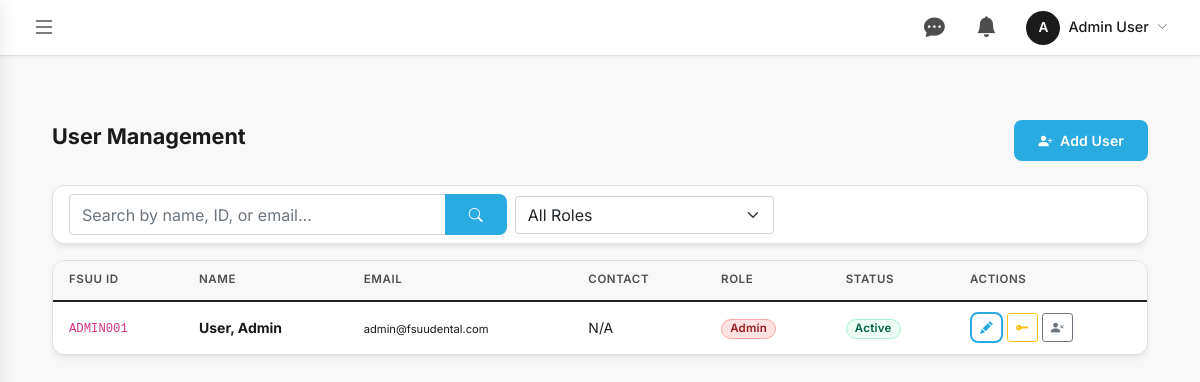
The page /admin/users.php (signed in) on the database its author committed.
### tables this page shows
CREATE TABLE IF NOT EXISTS `users` (
  `user_id` INT(11) NOT NULL AUTO_INCREMENT,
  `fsuu_id` VARCHAR(50) DEFAULT NULL,
  `first_name` VARCHAR(100) NOT NULL,
  `last_name` VARCHAR(100) NOT NULL,
  `email` VARCHAR(191) NOT NULL,
  `password` VARCHAR(255) DEFAULT NULL,
  `contact_number` VARCHAR(20) DEFAULT NULL,
  `program` VARCHAR(20) DEFAULT NULL,
  `role` ENUM('student','staff','dentist','admin') NOT NULL DEFAULT 'student',
  `is_active` TINYINT(1) NOT NULL DEFAULT 1,
  `profile_picture` VARCHAR(255) DEFAULT NULL,
  `created_at` DATETIME NOT NULL DEFAULT CURRENT_TIMESTAMP,
  PRIMARY KEY (`user_id`),
  UNIQUE KEY `email` (`email`)
);

### admin/users.php (the view, shortened to what this page needs)
<?php
$db = getDB();
$search = $_GET['search'] ?? '';
$conditions = "u.role IN ('admin', 'dentist', 'staff')";
$users_result = $db->query("
    SELECT u.user_id, u.fsuu_id, u.first_name, u.last_name, u.email, u.contact_number, u.role, u.is_active
    FROM users u
    WHERE $conditions
    ORDER BY u.role ASC, u.last_name ASC
");
$role_colors = ['admin' => 'danger', 'dentist' => 'primary', 'staff' => 'success'];
?>
<!DOCTYPE html>
<html lang="en">
<head>
    <link href="https://cdn.jsdelivr.net/npm/bootstrap@5.1.3/dist/css/bootstrap.min.css" rel="stylesheet">
    <link rel="stylesheet" href="https://cdn.jsdelivr.net/npm/bootstrap-icons@1.8.1/font/bootstrap-icons.css">
    <link href="../assets/css/style.css" rel="stylesheet">
    <link href="../assets/css/admin-dashboard.css" rel="stylesheet">
</head>
<body>
    <div class="dashboard-wrapper">
        <div class="main-content">
            <?php include '../includes/admin-topbar.php'; ?>
            <div class="container-fluid my-4">
                <div class="d-flex justify-content-between align-items-center mb-4">
                    <h2>User Management</h2>
                    <button class="btn btn-primary" data-bs-toggle="modal" data-bs-target="#addUserModal">
                        <i class="bi bi-person-plus-fill me-1"></i> Add User
                    </button>
                </div>
                <div class="card mb-3">
                    <div class="card-body py-2">
                        <form class="row g-2 align-items-center" method="GET" action="">
                            <div class="col-md-5">
                                <div class="input-group">
                                    <input type="text" name="search" class="form-control" placeholder="Search by name, ID, or email..." value="<?php echo htmlspecialchars($search); ?>">
                                    <button class="btn btn-primary" type="submit"><i class="bi bi-search"></i></button>
                                </div>
                            </div>
                            <div class="col-md-3">
                                <select name="role" class="form-select" onchange="this.form.submit()">
                                    <option value="">All Roles</option>
                                </select>
                            </div>
                        </form>
                    </div>
                </div>
                <div class="card">
                    <div class="card-body p-0">
                        <div class="table-responsive">
                            <table class="table table-hover mb-0">
                                <thead class="table-light">
                                    <tr>
                                        <th>FSUU ID</th>
                                        <th>Name</th>
                                        <th>Email</th>
                                        <th>Contact</th>
                                        <th>Role</th>
                                        <th>Status</th>
                                        <th>Actions</th>
                                    </tr>
                                </thead>
                                <tbody>
                                    <?php if ($users_result && $users_result->num_rows > 0): ?>
                                        <?php while ($user = $users_result->fetch_assoc()): ?>
                                        <tr id="user-row-<?php echo $user['user_id']; ?>">
                                            <td><code><?php echo htmlspecialchars($user['fsuu_id']); ?></code></td>
                                            <td><strong><?php echo htmlspecialchars($user['last_name'] . ', ' . $user['first_name']); ?></strong></td>
                                            <td><small><?php echo htmlspecialchars($user['email']); ?></small></td>
                                            <td><?php echo htmlspecialchars($user['contact_number'] ?: 'N/A'); ?></td>
                                            <td>
                                                <span class="badge bg-<?php echo $role_colors[$user['role']] ?? 'secondary'; ?>">
                                                    <?php echo ucfirst($user['role']); ?>
                                                </span>
                                            </td>
                                            <td>
                                                <?php if ($user['is_active']): ?>
                                                    <span class="badge bg-success">Active</span>
                                                <?php else: ?>
                                                    <span class="badge bg-danger">Inactive</span>
                                                <?php endif; ?>
                                            </td>
                                            <td>
                                                <button class="btn btn-sm btn-outline-primary edit-user-btn"
                                                    data-id="<?php echo $user['user_id']; ?>"
                                                    data-fsuu="<?php echo htmlspecialchars($user['fsuu_id']); ?>"
                                                    data-firstname="<?php echo htmlspecialchars($user['first_name']); ?>"
                                                    data-lastname="<?php echo htmlspecialchars($user['last_name']); ?>"
                                                    data-email="<?php echo htmlspecialchars($user['email']); ?>"
                                                    data-contact="<?php echo htmlspecialchars($user['contact_number']); ?>"
                                                    data-role="<?php echo $user['role']; ?>"
                                                    title="Edit User">
                                                    <i class="bi bi-pencil-fill"></i>
                                                </button>
                                                <button class="btn btn-sm btn-outline-warning reset-password-btn"
                                                    data-id="<?php echo $user['user_id']; ?>"
                                                    data-name="<?php echo htmlspecialchars($user['first_name'] . ' ' . $user['last_name']); ?>"
                                                    title="Reset Password">
                                                    <i class="bi bi-key-fill"></i>
                                                </button>
                                                <button class="btn btn-sm <?php echo $user['is_active'] ? 'btn-outline-secondary' : 'btn-outline-success'; ?> toggle-status-btn"
                                                    data-id="<?php echo $user['user_id']; ?>"
                                                    data-active="<?php echo $user['is_active']; ?>"
                                                    title="<?php echo $user['is_active'] ? 'Deactivate' : 'Activate'; ?>">
                                                    <i class="bi bi-<?php echo $user['is_active'] ? 'person-x-fill' : 'person-check-fill'; ?>"></i>
                                                </button>
                                            </td>
                                        </tr>
                                        <?php endwhile; ?>
                                    <?php else: ?>
                                        <tr>
                                            <td colspan="7" class="text-center py-5 text-muted">No users found.</td>
                                        </tr>
                                    <?php endif; ?>
                                </tbody>
                            </table>
                        </div>
                    </div>
                </div>
            </div>
        </div>
    </div>
</body>
</html>

### assets/css/style.css (style rules this page uses)
:root { --primary-color: #29ABE2; --primary-color-hover: #1C9DD6; --secondary-bg: #F8F8F8; --primary-text: #1A1A1A; --accent-color: #E0F4FB; --bg-white: #FFFFFF; --text-light: #4D4D4D; --text-muted: #4D4D4D; --border-color: #E0E0E0; --sidebar-dark: #1A1A1A; --sidebar-text: #4D4D4D; --sidebar-active: #29ABE2; --teal: #29ABE2; --teal-hover: #1C9DD6; --teal-light: #E0F4FB; --card-shadow: 0 4px 6px -1px rgb(0 0 0 / 0.07), 0 2px 4px -2px rgb(0 0 0 / 0.05); --card-shadow-hover: 0 10px 15px -3px rgb(0 0 0 / 0.08), 0 4px 6px -4px rgb(0 0 0 / 0.05); --fs-xs: 0.7rem; --fs-sm: 0.8rem; --fs-base: 0.875rem; --fs-md: 0.95rem; --fs-lg: 1.1rem; --fs-xl: 1.35rem; --fs-2xl: 1.6rem; --fw-normal: 400; --fw-medium: 500; --fw-semi: 600; --fw-bold: 700; }
*, *::before, *::after { box-sizing: border-box; }
body { font-family: 'Inter', system-ui, -apple-system, sans-serif; font-size: var(--fs-base); background-color: #F8F8F8; color: var(--primary-text); line-height: 1.55; -webkit-font-smoothing: antialiased; }
h1, h2, h3, h4, h5, h6 { font-family: 'Inter', system-ui, sans-serif; line-height: 1.25; color: var(--primary-text); margin-top: 0; }
h2 { font-size: var(--fs-xl); font-weight: var(--fw-bold); }
.btn { font-size: var(--fs-base); font-weight: var(--fw-semi); letter-spacing: 0.01em; }
.btn-sm { font-size: var(--fs-sm); }
.badge { font-size: 0.72rem; font-weight: var(--fw-semi); padding: 0.3em 0.7em; border-radius: 9999px; letter-spacing: 0.02em; }
.table thead th { background-color: #F8F8F8; color: var(--text-light); font-weight: var(--fw-semi); font-size: 0.72rem; text-transform: uppercase; letter-spacing: 0.05em; border-bottom: 1px solid var(--border-color); padding: 0.65rem 1rem; white-space: nowrap; }
.table tbody td { font-size: var(--fs-base); color: var(--primary-text); vertical-align: middle; padding: 0.65rem 1rem; }
.table tbody tr:last-child td { border-bottom: none; }
small, .small { font-size: var(--fs-xs); }
.card { border: 1px solid var(--border-color); border-radius: 12px; box-shadow: var(--card-shadow); transition: all 0.3s cubic-bezier(0.4, 0, 0.2, 1); background-color: var(--bg-white); overflow: hidden; }
.btn-primary { background: #29ABE2; border: none; font-weight: 600; border-radius: 8px; padding: 10px 24px; transition: all 0.2s; color: #FFFFFF; }
.btn-outline-primary { color: #29ABE2; border: 2px solid #29ABE2; border-radius: 8px; background: transparent; }
.bg-success { background-color: #ecfdf5 !important; color: #065f46 !important; border: 1px solid #a7f3d0; }
.bg-danger { background-color: #fee2e2 !important; color: #991b1b !important; border: 1px solid #fca5a5; }

### assets/css/admin-dashboard.css (style rules this page uses)
body { background-color: var(--bg-white); margin: 0; overflow-x: hidden; color: var(--primary-text); }
.dashboard-wrapper { display: flex; min-height: 100vh; }
.main-content { flex-grow: 1; margin-left: 0; padding: 2.5rem; width: 100%; background-color: #F8F8F8; }
.table th { background-color: #F8F8F8; color: var(--text-light); font-weight: 600; text-transform: uppercase; font-size: 0.72rem; letter-spacing: 0.05em; padding: 0.65rem 1rem; }
.table td { padding: 0.65rem 1rem; vertical-align: middle; font-size: 0.875rem; }
.main-content { padding-top: calc(2.5rem + 56px) !important; }

### rows shown on the page
users: fsuu "ADMIN001", last_name+first_name "User, Admin", email "admin@fsuudental.com", contact_number "N/A", role "Admin", is_active "Active"

### other values the page prints
substr($adminUser['first_name'] ?? 'A', 0, 1) "A"
$adminFullName "Admin User"
